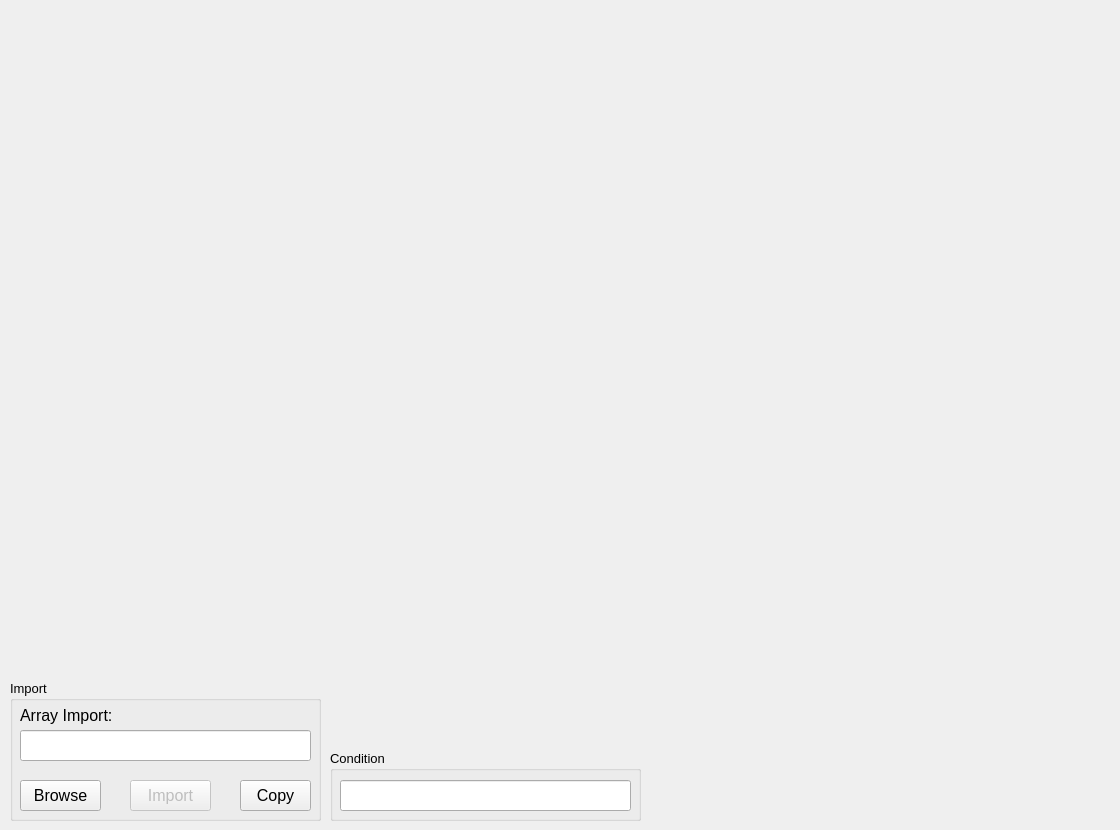
              <widget class="QWidget" name="tab_10">
               <attribute name="title">
                <string>Imported Plot</string>
               </attribute>
               <widget class="QWidget" name="widget_import" native="true">
                <property name="geometry">
                 <rect>
                  <x>0</x>
                  <y>0</y>
                  <width>1111</width>
                  <height>671</height>
                 </rect>
                </property>
                <widget class="MatplotlibWidget" name="mplwidget_import">
                 <property name="geometry">
                  <rect>
                   <x>520</x>
                   <y>230</y>
                   <width>16</width>
                   <height>16</height>
                  </rect>
                 </property>
                </widget>
               </widget>
               <widget class="QGroupBox" name="groupBox_import_keithley">
                <property name="geometry">
                 <rect>
                  <x>10</x>
                  <y>680</y>
                  <width>311</width>
                  <height>141</height>
                 </rect>
                </property>
                <property name="font">
                 <font>
                  <pointsize>10</pointsize>
                 </font>
                </property>
                <property name="title">
                 <string>Import</string>
                </property>
                <widget class="QLineEdit" name="lineEdit_directory_keithley">
                 <property name="geometry">
                  <rect>
                   <x>10</x>
                   <y>50</y>
                   <width>291</width>
                   <height>31</height>
                  </rect>
                 </property>
                 <property name="font">
                  <font>
                   <pointsize>10</pointsize>
                  </font>
                 </property>
                </widget>
                <widget class="QLabel" name="label_7">
                 <property name="geometry">
                  <rect>
                   <x>10</x>
                   <y>20</y>
                   <width>111</width>
                   <height>31</height>
                  </rect>
                 </property>
                 <property name="font">
                  <font>
                   <pointsize>12</pointsize>
                  </font>
                 </property>
                 <property name="text">
                  <string>Array Import:</string>
                 </property>
                </widget>
                <widget class="QPushButton" name="pushButton_browse_keithley">
                 <property name="geometry">
                  <rect>
                   <x>10</x>
                   <y>100</y>
                   <width>81</width>
                   <height>31</height>
                  </rect>
                 </property>
                 <property name="font">
                  <font>
                   <pointsize>12</pointsize>
                  </font>
                 </property>
                 <property name="text">
                  <string>Browse</string>
                 </property>
                </widget>
                <widget class="QPushButton" name="pushButton_import_keithley">
                 <property name="enabled">
                  <bool>false</bool>
                 </property>
                 <property name="geometry">
                  <rect>
                   <x>120</x>
                   <y>100</y>
                   <width>81</width>
                   <height>31</height>
                  </rect>
                 </property>
                 <property name="font">
                  <font>
                   <pointsize>12</pointsize>
                  </font>
                 </property>
                 <property name="text">
                  <string>Import</string>
                 </property>
                </widget>
                <widget class="QPushButton" name="pushButton_copy_keithley">
                 <property name="enabled">
                  <bool>true</bool>
                 </property>
                 <property name="geometry">
                  <rect>
                   <x>230</x>
                   <y>100</y>
                   <width>71</width>
                   <height>31</height>
                  </rect>
                 </property>
                 <property name="font">
                  <font>
                   <pointsize>12</pointsize>
                  </font>
                 </property>
                 <property name="text">
                  <string>Copy</string>
                 </property>
                </widget>
               </widget>
               <widget class="QGroupBox" name="groupBox_condition_keithley">
                <property name="geometry">
                 <rect>
                  <x>330</x>
                  <y>750</y>
                  <width>311</width>
                  <height>71</height>
                 </rect>
                </property>
                <property name="font">
                 <font>
                  <pointsize>10</pointsize>
                 </font>
                </property>
                <property name="title">
                 <string>Condition</string>
                </property>
                <widget class="QLineEdit" name="lineEdit_condition_keithley">
                 <property name="geometry">
                  <rect>
                   <x>10</x>
                   <y>30</y>
                   <width>291</width>
                   <height>31</height>
                  </rect>
                 </property>
                 <property name="font">
                  <font>
                   <pointsize>10</pointsize>
                  </font>
                 </property>
                </widget>
               </widget>
              </widget>
